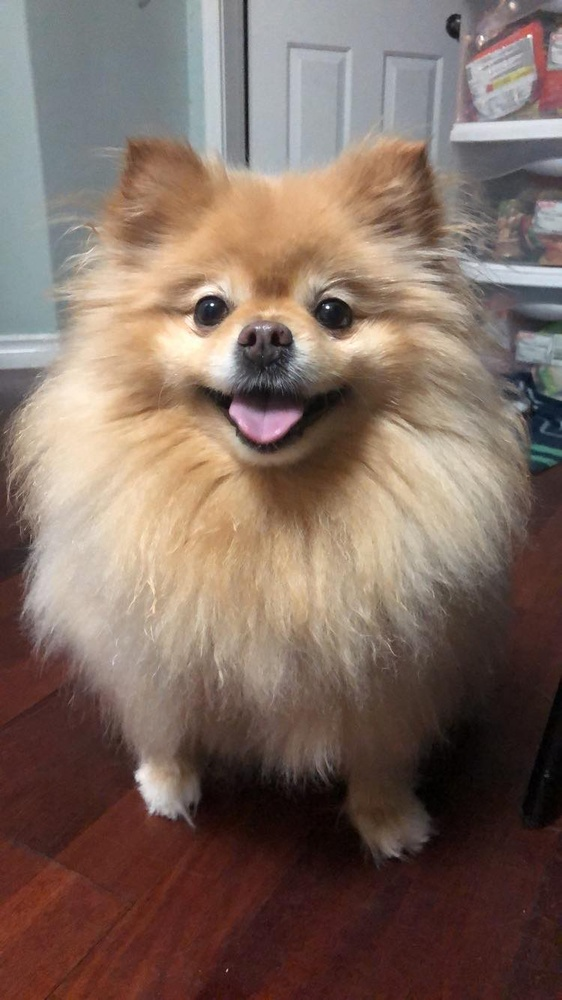
#> input picture hw1/dog.jpg, 562 x 1000 px, shrunk from 750 x 1334 before the run
$ python part2Run.py   (Python 2 division)   (older library calls are emulated)
#> lines starting #> are read from the running program, lines starting #| are printed output that depends on the picture
### hw1/hw1Functions.py
from PIL import Image
import numpy as np
import math
from scipy import signal
import cv2

# Part 2 Q1

# Returns a normalized box filter of nxn dimensions as a numpy array
def boxfilter(n):
    assert (n % 2) != 0, "Dimension \"n\" must be odd"
    elementNum = 1.0 / n**2
    return np.ones((n,n))*elementNum

# Part 2 Q2

# Returns the next largest odd integer, or n if n is odd.
def roundOdd(n):
    assert n > 0, "input must be > 0"

    # Round to next odd integer
    # Determine if even by using modulus
    if (np.ceil(n) % 2) > 0:
        return int(np.ceil(n))
    else:
        return int(np.ceil(n)) + 1

# Returns a normalized 1D gaussian filter as a numpy array. The size of the
# filter is determined by 6*sigma rounded to the next odd number
def gauss1d(sigma):
    arrLen = roundOdd(sigma * 6)
    # Instantiate proper length 0-centered array
    xDist = np.array(range(-arrLen/2 + 1, arrLen/2 + 1, 1)).astype(np.float)
    # Find the un-normalized gaussian filter
    gaussNotNormal = np.exp(-xDist**2/(2*sigma**2))
    # Normalize gaussian filter
    return gaussNotNormal/sum(gaussNotNormal)

# Part 2 Q3

# Returns a normalized 2D gaussian filter as a numpy array the size of the
# filter is determined by 6*sigma rounded to the next odd number
def gauss2d(sigma):
    # Gaussian is separable and rotationally invariant. Therefore can
    # turn 2d by convolving the 1D gaussian filter with its transpose
    dim1 = gauss1d(sigma)[np.newaxis]
    dim2 = np.transpose(dim1)
    convolution = signal.convolve2d(dim1, dim2)
    return convolution/sum(convolution.flatten())

# Part 2 Q4

# Returns the convolution of an input array and its filter
def convolve2d_manual(array, filter):
    # Unpadded length of array
    xLenArr, yLenArr = np.shape(array)
    # Size of filter
    xLenFilt, yLenFilt = np.shape(filter)
    # 0-Pad array wrt filter size
    array = np.pad(array,(xLenFilt/2,yLenFilt/2),'constant')
    # Instantiate output array of same size as input array
    convolvedArray = np.zeros((xLenArr,yLenArr))
    # Iterate through array and perform element-wise filter multiplication
    for i in range(0, xLenArr):
        for j in range (0, yLenArr):
            convolvedArray[i,j] = sum(np.multiply(filter, array[i:i+xLenFilt,j:j+yLenFilt]).flatten())
    return convolvedArray

# Returns the convolution of an input array and a gaussian filter
def gaussconvolve2d_manual(array, sigma):
    gaussFilter = gauss2d(sigma)
    return convolve2d_manual(array, gaussFilter)

# Part 2 Q5

# Returns the convolution of an input array and a gaussian filter
def gaussconvolve2d_scipy(array, sigma):
    gaussFilter = gauss2d(sigma)
    return signal.convolve2d(array, gaussFilter,mode='same',boundary='fill')

# Part 3 Q1
# Applies gaussian filter to coloured 2D image and returns an array representation
# [18 lines left out: functions gaussFilterColour, gaussHybridize, not called in this run]


### hw1/part2Run.py
from hw1Functions import *
import time

print("\nQuestion 1\n")
for i in range(3,6):
    print "n = " + str(i)
    try:
        print boxfilter(i)
    except AssertionError as error:
        print(error)
        continue

print("\nQuestion 2\n")
for i in [0.3, 0.5, 1, 2]:
    print "sigma = " + str(i)
    try:
        print np.round(gauss1d(i),4)
    except AssertionError as error:
        print error
        continue

print("\nQuestion 3\n")
for i in [0.5, 1]:
    print "sigma = " + str(i)
    try:
        print np.round(gauss2d(i),4)
    except AssertionError as error:
        print error
        continue

print("\nQuestion 4\n")

im = Image.open('dog.jpg').convert('L')
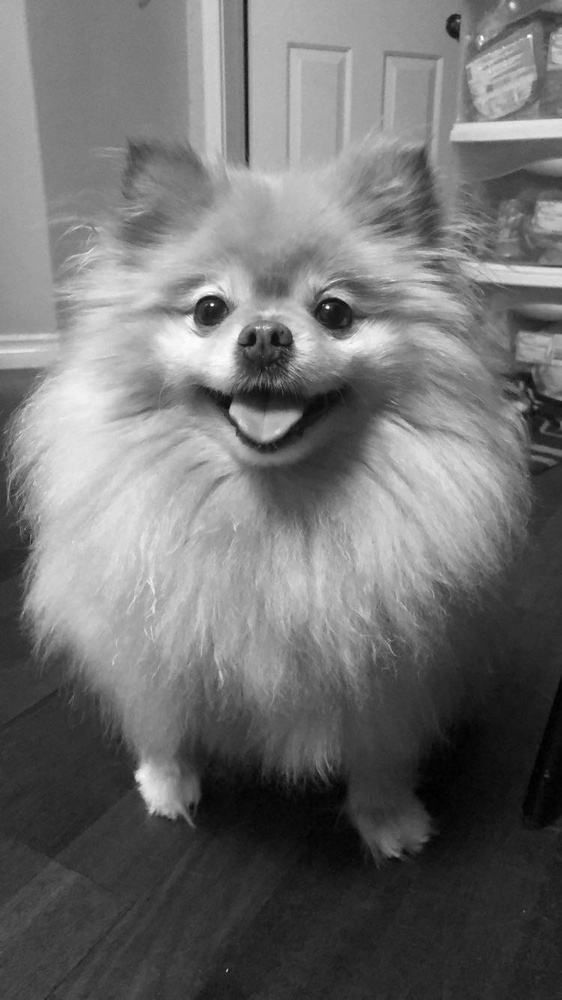
#> im: PIL image 562x1000 L; min 0, max 254, mean 112.2
imArray = np.asarray(im, dtype=np.float32)

q4Start = time.time()
im2 = Image.fromarray(gaussconvolve2d_manual(imArray,3))
#> in convolve2d_manual, `array = np.pad(array,(xLenFilt/2,yLenFilt/2),'constant')`:
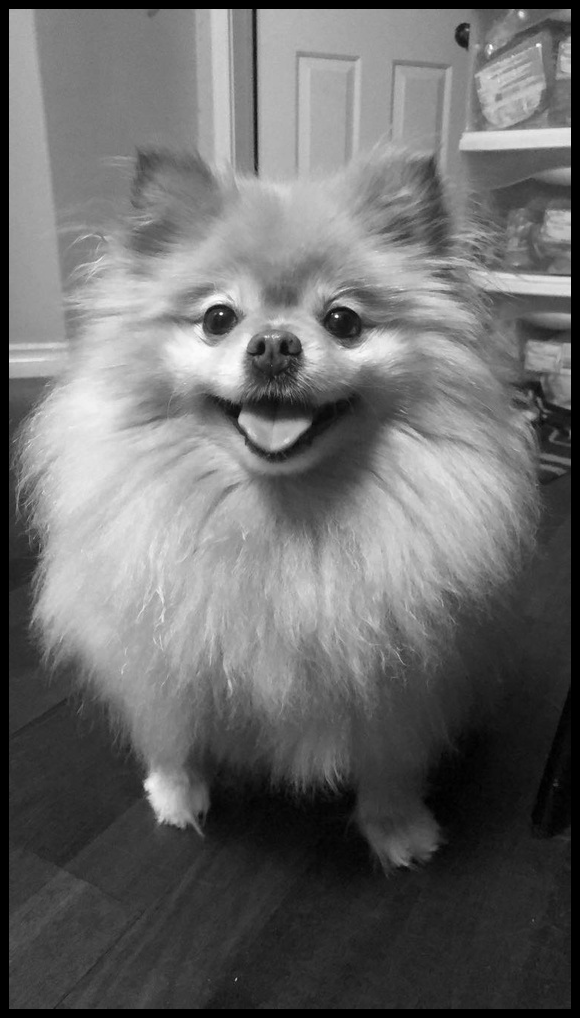
#> array: shape (1018, 580) float32; min 0, max 254, mean 106.8
q4Time = time.time() - q4Start
# im.show()
# im2.show()
im.convert('RGB').save('.\\results\\p2q4a.png','PNG')
im2.convert('RGB').save('.\\results\\p2q4b.png','PNG')
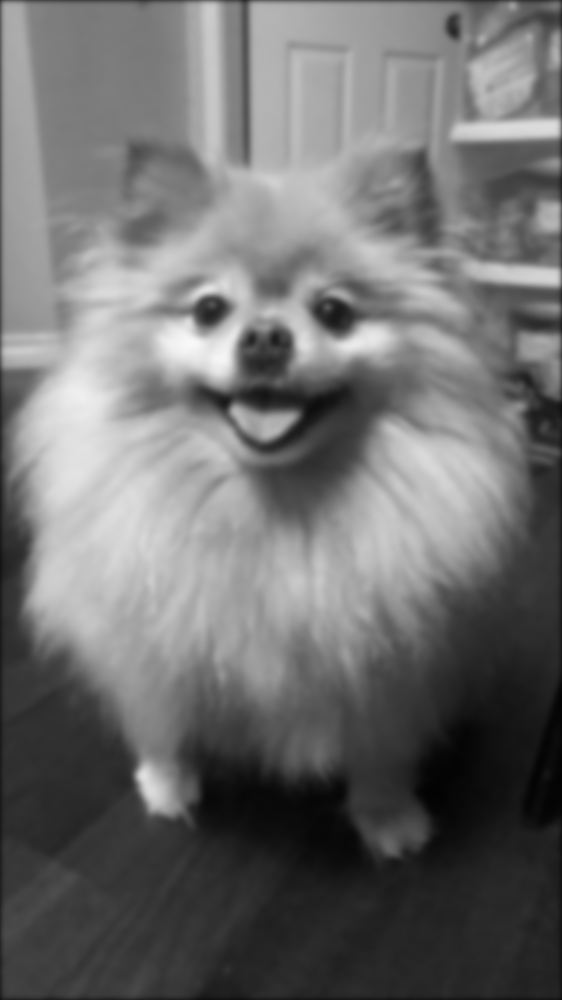
#> saved as p2q4b.png: PIL image 562x1000 RGB; min 2, max 248, mean 111.2
raw_input("press any key to continue...")

print("\nQuestion 5\n")
q5Start = time.time()
im3 = Image.fromarray(gaussconvolve2d_scipy(imArray,3))
q5Time = time.time() - q5Start
# im.show()
# im3.show()
im.convert('RGB').save('.\\results\\p2q5a.png','PNG')
im3.convert('RGB').save('.\\results\\p2q5b.png','PNG')
# The reason why correlation and convolution are the same here
# is because correlation is the same as convolution with the matrix
# flipped. As the gaussian kernel is rotationally invariant
# It makes no difference.

print("\nQuestion 6\n")
print "Manual convolve run time: " + str(q4Time)
print "Scipy convolve run time: " + str(q5Time)

# Q7

# As the gaussian filter is separable, it would be more efficient to
# separate the filter into X and Y components and pass them separately through
# the image. This is due to the number of multiplications scaling O(2k)
# using two 1D arrays of length k, vs O(k^2) using one 2D array of length k
